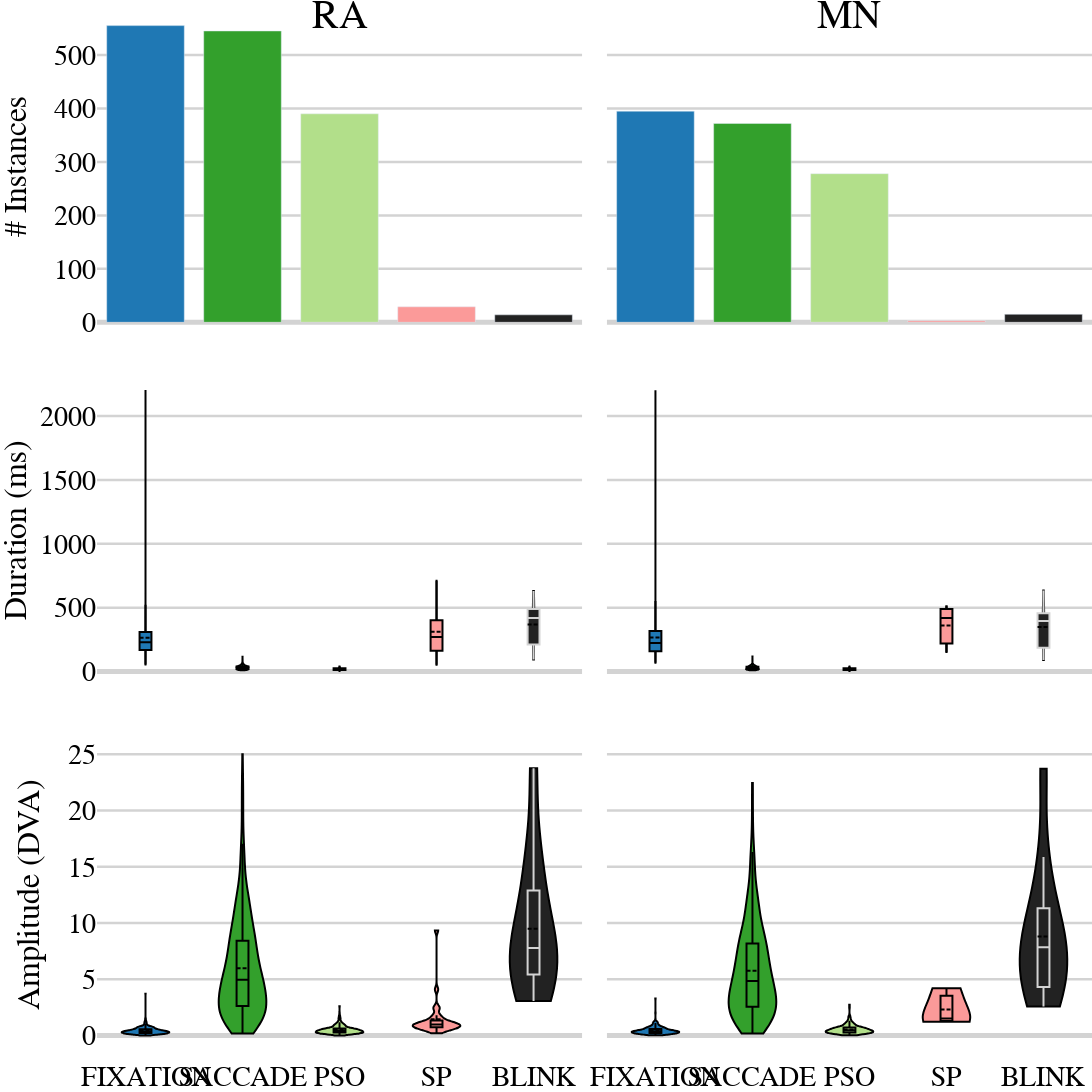

Notebook code for this chart:
### Markdown cell above
## Appendix A2: Event Feature Distributions

### Code cell
NAME = "supp_fig_A2"
HEIGHT = 1200
WIDTH = int(2 * HEIGHT)

with warnings.catch_warnings():
    warnings.simplefilter('ignore')
    fig_1b_ra = peyes.visualize.event_summary(events_by_labelers["RA"], show_outliers=False)
    fig_1b_mn = peyes.visualize.event_summary(events_by_labelers["MN"], show_outliers=False)

fig2 = make_subplots(
    rows=3, cols=2,
    shared_xaxes=True, shared_yaxes=True,
    vertical_spacing=0.05, horizontal_spacing=0.025,
    column_titles=["RA", "MN"],
)

# copy image traces from RA's/MN's figures to the left/right column
for c, GT in enumerate([GT1, GT2]):
    orig_fig = fig_1b_ra if GT == "RA" else fig_1b_mn
    for trace in orig_fig.data:
        if trace["name"] == "SMOOTH_PURSUIT":
            trace["x0"] = trace["name"] = trace["legendgroup"] = "SP"
        if trace["name"] == "BLINK" and 'box' in trace:
            # `box` prop only exists in the violin plots
            trace["box"]["line"] = dict(color='lightgray')
        trace["name"] = f"{trace['name']} ({GT})"
        if trace.yaxis == "y":
            fig2.add_trace(trace, row=1, col=c+1)
        elif trace.yaxis == "y2":
            trace["points"] = False
            fig2.add_trace(trace, row=2, col=c+1)
        elif trace.yaxis == "y3":
            trace["points"] = False
            fig2.add_trace(trace, row=3, col=c+1)
        else:
            # ignore other features
            continue

fig2.for_each_yaxis(lambda yax: yax.update(
    showgrid=True, gridcolor='lightgray', gridwidth=2.5,
    zeroline=True, zerolinecolor='lightgray', zerolinewidth=5,
))
fig2.for_each_annotation(lambda ann: ann.update(font=TITLE_FONT, yanchor="top", y=1.015))

# update layout and axes
fig2.update_layout(
    width=WIDTH, height=HEIGHT,
    font_family=FONT_FAMILY,
    paper_bgcolor='rgba(0, 0, 0, 0)', plot_bgcolor='rgba(0, 0, 0, 0)',
    margin=dict(l=0, r=0, t=10, b=0),
    legend=dict(
        orientation="h",
        yanchor="bottom", y=0.01,
        xanchor="left", x=0.1,
        bgcolor='rgba(0, 0, 0, 0)',
        font=AXIS_TICK_FONT,
        itemwidth=100,
    ),
    showlegend=False,

    # count plot y-axis
    yaxis=dict(title=dict(
        text="# Instances", font=AXIS_LABEL_FONT, standoff=18),
        showticklabels=True, tickfont=AXIS_TICK_FONT,
    ),
    # duration plot y-axis
    yaxis3=dict(
        title=dict(text="Duration (ms)", font=AXIS_LABEL_FONT, standoff=18),
        showticklabels=True, tickfont=AXIS_TICK_FONT,
    ),
    # amplitude plot y-axis
    yaxis5=dict(
        title=dict(text="Amplitude (DVA)", font=AXIS_LABEL_FONT, standoff=18),
        showticklabels=True, tickfont=AXIS_TICK_FONT,
    ),
    # x-axis for all subplots
    xaxis5=dict(
        showgrid=False, zeroline=False, showline=True, tickangle=0, tickfont=AXIS_TICK_FONT,
    ),
    xaxis6=dict(
        showgrid=False, zeroline=False, showline=True, tickangle=0, tickfont=AXIS_TICK_FONT,
    ),
)

fig2.write_image(os.path.join(FIGURES_DIR, f"{NAME}.png"), scale=3)
# fig2.write_json(os.path.join(FIGURES_DIR, f"{NAME}.json"), indent=4)
fig2.show()

### Figure 1 — Plotly figure (JSON) as saved in the notebook; plotly's stock layout.template omitted (floating-point values rounded to 4 significant figures; data arrays with more than 128 entries replaced by an {"elided": "..."} marker saying what was removed)
{"data": [{"legendgroup": "FIXATION", "marker": {"color": "rgb(31, 120, 180)"}, "name": "FIXATION (RA)", "showlegend": true, "x0": "FIXATION", "xaxis": "x", "y": [555], "yaxis": "y", "type": "bar"}, {"legendgroup": "SACCADE", "marker": {"color": "rgb(51, 160, 44)"}, "name": "SACCADE (RA)", "showlegend": true, "x0": "SACCADE", "xaxis": "x", "y": [545], "yaxis": "y", "type": "bar"}, {"legendgroup": "PSO", "marker": {"color": "rgb(178, 223, 138)"}, "name": "PSO (RA)", "showlegend": true, "x0": "PSO", "xaxis": "x", "y": [390], "yaxis": "y", "type": "bar"}, {"legendgroup": "SP", "marker": {"color": "rgb(251, 154, 153)"}, "name": "SP (RA)", "showlegend": true, "x0": "SP", "xaxis": "x", "y": [29], "yaxis": "y", "type": "bar"}, {"legendgroup": "BLINK", "marker": {"color": "rgb(34, 34, 34)"}, "name": "BLINK (RA)", "showlegend": true, "x0": "BLINK", "xaxis": "x", "y": [14], "yaxis": "y", "type": "bar"}, {"box": {"visible": true}, "fillcolor": "rgb(31, 120, 180)", "legendgroup": "FIXATION", "line": {"color": "black"}, "meanline": {"visible": true}, "name": "FIXATION (RA)", "points": false, "showlegend": false, "spanmode": "hard", "x0": "FIXATION", "xaxis": "x3", "y": {"elided": "555 float values"}, "yaxis": "y3", "type": "violin"}, {"box": {"visible": true}, "fillcolor": "rgb(51, 160, 44)", "legendgroup": "SACCADE", "line": {"color": "black"}, "meanline": {"visible": true}, "name": "SACCADE (RA)", "points": false, "showlegend": false, "spanmode": "hard", "x0": "SACCADE", "xaxis": "x3", "y": {"elided": "545 float values"}, "yaxis": "y3", "type": "violin"}, {"box": {"visible": true}, "fillcolor": "rgb(178, 223, 138)", "legendgroup": "PSO", "line": {"color": "black"}, "meanline": {"visible": true}, "name": "PSO (RA)", "points": false, "showlegend": false, "spanmode": "hard", "x0": "PSO", "xaxis": "x3", "y": {"elided": "390 float values"}, "yaxis": "y3", "type": "violin"}, {"box": {"visible": true}, "fillcolor": "rgb(251, 154, 153)", "legendgroup": "SP", "line": {"color": "black"}, "meanline": {"visible": true}, "name": "SP (RA)", "points": false, "showlegend": false, "spanmode": "hard", "x0": "SP", "xaxis": "x3", "y": [460.1, 684.1, 164.0, 628.1, 54.01, 246.1, 322.1, 136.0, 155.0, 270.1, 156.0, 190.0, 162.0, 410.1, 296.1, 398.1, 148.0, 244.1, 510.1, 368.1, 266.1, 354.1, 204.0, 710.2, 335.0, 400.0, 440.0, 252.1, 72.02], "yaxis": "y3", "type": "violin"}, {"box": {"line": {"color": "lightgray"}, "visible": true}, "fillcolor": "rgb(34, 34, 34)", "legendgroup": "BLINK", "line": {"color": "black"}, "meanline": {"visible": true}, "name": "BLINK (RA)", "points": false, "showlegend": false, "spanmode": "hard", "x0": "BLINK", "xaxis": "x3", "y": [95.01, 268.0, 478.1, 400.1, 476.1, 440.1, 630.1, 490.1, 190.0, 502.1, 566.1, 308.1, 212.0, 94.03], "yaxis": "y3", "type": "violin"}, {"box": {"visible": true}, "fillcolor": "rgb(31, 120, 180)", "legendgroup": "FIXATION", "line": {"color": "black"}, "meanline": {"visible": true}, "name": "FIXATION (RA)", "points": false, "showlegend": false, "spanmode": "hard", "x0": "FIXATION", "xaxis": "x5", "y": {"elided": "555 float values"}, "yaxis": "y5", "type": "violin"}, {"box": {"visible": true}, "fillcolor": "rgb(51, 160, 44)", "legendgroup": "SACCADE", "line": {"color": "black"}, "meanline": {"visible": true}, "name": "SACCADE (RA)", "points": false, "showlegend": false, "spanmode": "hard", "x0": "SACCADE", "xaxis": "x5", "y": {"elided": "545 float values"}, "yaxis": "y5", "type": "violin"}, {"box": {"visible": true}, "fillcolor": "rgb(178, 223, 138)", "legendgroup": "PSO", "line": {"color": "black"}, "meanline": {"visible": true}, "name": "PSO (RA)", "points": false, "showlegend": false, "spanmode": "hard", "x0": "PSO", "xaxis": "x5", "y": {"elided": "390 float values"}, "yaxis": "y5", "type": "violin"}, {"box": {"visible": true}, "fillcolor": "rgb(251, 154, 153)", "legendgroup": "SP", "line": {"color": "black"}, "meanline": {"visible": true}, "name": "SP (RA)", "points": false, "showlegend": false, "spanmode": "hard", "x0": "SP", "xaxis": "x5", "y": [0.9699, 0.451, 1.153, 0.752, 2.522, 1.087, 1.091, 9.333, 0.8718, 1.122, 1.016, 1.799, 0.5639, 0.5533, 0.7753, 4.093, 0.7504, 0.8765, 1.541, 2.37, 1.642, 0.6055, 0.5872, 0.6636, 0.9418, 1.176, 1.266, 0.8358, 0.2002], "yaxis": "y5", "type": "violin"}, {"box": {"line": {"color": "lightgray"}, "visible": true}, "fillcolor": "rgb(34, 34, 34)", "legendgroup": "BLINK", "line": {"color": "black"}, "meanline": {"visible": true}, "name": "BLINK (RA)", "points": false, "showlegend": false, "spanmode": "hard", "x0": "BLINK", "xaxis": "x5", "y": [null, 8.843, 6.336, 7.851, 14.66, 6.673, 11.13, 3.072, 3.48, 7.676, 15.75, null, 23.74, 4.487], "yaxis": "y5", "type": "violin"}, {"legendgroup": "FIXATION", "marker": {"color": "rgb(31, 120, 180)"}, "name": "FIXATION (MN)", "showlegend": true, "x0": "FIXATION", "xaxis": "x2", "y": [395], "yaxis": "y2", "type": "bar"}, {"legendgroup": "SACCADE", "marker": {"color": "rgb(51, 160, 44)"}, "name": "SACCADE (MN)", "showlegend": true, "x0": "SACCADE", "xaxis": "x2", "y": [372], "yaxis": "y2", "type": "bar"}, {"legendgroup": "PSO", "marker": {"color": "rgb(178, 223, 138)"}, "name": "PSO (MN)", "showlegend": true, "x0": "PSO", "xaxis": "x2", "y": [278], "yaxis": "y2", "type": "bar"}, {"legendgroup": "SP", "marker": {"color": "rgb(251, 154, 153)"}, "name": "SP (MN)", "showlegend": true, "x0": "SP", "xaxis": "x2", "y": [3], "yaxis": "y2", "type": "bar"}, {"legendgroup": "BLINK", "marker": {"color": "rgb(34, 34, 34)"}, "name": "BLINK (MN)", "showlegend": true, "x0": "BLINK", "xaxis": "x2", "y": [15], "yaxis": "y2", "type": "bar"}, {"box": {"visible": true}, "fillcolor": "rgb(31, 120, 180)", "legendgroup": "FIXATION", "line": {"color": "black"}, "meanline": {"visible": true}, "name": "FIXATION (MN)", "points": false, "showlegend": false, "spanmode": "hard", "x0": "FIXATION", "xaxis": "x4", "y": {"elided": "395 float values"}, "yaxis": "y4", "type": "violin"}, {"box": {"visible": true}, "fillcolor": "rgb(51, 160, 44)", "legendgroup": "SACCADE", "line": {"color": "black"}, "meanline": {"visible": true}, "name": "SACCADE (MN)", "points": false, "showlegend": false, "spanmode": "hard", "x0": "SACCADE", "xaxis": "x4", "y": {"elided": "372 float values"}, "yaxis": "y4", "type": "violin"}, {"box": {"visible": true}, "fillcolor": "rgb(178, 223, 138)", "legendgroup": "PSO", "line": {"color": "black"}, "meanline": {"visible": true}, "name": "PSO (MN)", "points": false, "showlegend": false, "spanmode": "hard", "x0": "PSO", "xaxis": "x4", "y": {"elided": "278 float values"}, "yaxis": "y4", "type": "violin"}, {"box": {"visible": true}, "fillcolor": "rgb(251, 154, 153)", "legendgroup": "SP", "line": {"color": "black"}, "meanline": {"visible": true}, "name": "SP (MN)", "points": false, "showlegend": false, "spanmode": "hard", "x0": "SP", "xaxis": "x4", "y": [420.1, 512.1, 152.0], "yaxis": "y4", "type": "violin"}, {"box": {"line": {"color": "lightgray"}, "visible": true}, "fillcolor": "rgb(34, 34, 34)", "legendgroup": "BLINK", "line": {"color": "black"}, "meanline": {"visible": true}, "name": "BLINK (MN)", "points": false, "showlegend": false, "spanmode": "hard", "x0": "BLINK", "xaxis": "x4", "y": [95.01, 266.1, 466.1, 396.1, 518.1, 370.1, 634.1, 404.1, 160.0, 428.1, 520.1, 426.1, 296.1, 90.03, 152.0], "yaxis": "y4", "type": "violin"}, {"box": {"visible": true}, "fillcolor": "rgb(31, 120, 180)", "legendgroup": "FIXATION", "line": {"color": "black"}, "meanline": {"visible": true}, "name": "FIXATION (MN)", "points": false, "showlegend": false, "spanmode": "hard", "x0": "FIXATION", "xaxis": "x6", "y": {"elided": "395 float values"}, "yaxis": "y6", "type": "violin"}, {"box": {"visible": true}, "fillcolor": "rgb(51, 160, 44)", "legendgroup": "SACCADE", "line": {"color": "black"}, "meanline": {"visible": true}, "name": "SACCADE (MN)", "points": false, "showlegend": false, "spanmode": "hard", "x0": "SACCADE", "xaxis": "x6", "y": {"elided": "372 float values"}, "yaxis": "y6", "type": "violin"}, {"box": {"visible": true}, "fillcolor": "rgb(178, 223, 138)", "legendgroup": "PSO", "line": {"color": "black"}, "meanline": {"visible": true}, "name": "PSO (MN)", "points": false, "showlegend": false, "spanmode": "hard", "x0": "PSO", "xaxis": "x6", "y": {"elided": "278 float values"}, "yaxis": "y6", "type": "violin"}, {"box": {"visible": true}, "fillcolor": "rgb(251, 154, 153)", "legendgroup": "SP", "line": {"color": "black"}, "meanline": {"visible": true}, "name": "SP (MN)", "points": false, "showlegend": false, "spanmode": "hard", "x0": "SP", "xaxis": "x6", "y": [4.197, 1.509, 1.213], "yaxis": "y6", "type": "violin"}, {"box": {"line": {"color": "lightgray"}, "visible": true}, "fillcolor": "rgb(34, 34, 34)", "legendgroup": "BLINK", "line": {"color": "black"}, "meanline": {"visible": true}, "name": "BLINK (MN)", "points": false, "showlegend": false, "spanmode": "hard", "x0": "BLINK", "xaxis": "x6", "y": [null, 8.863, 6.443, 7.842, 11.78, 6.903, 11.16, 2.579, 3.1, 7.85, 15.86, 3.962, null, 4.432, 23.71], "yaxis": "y6", "type": "violin"}], "layout": {"xaxis": {"anchor": "y", "domain": [0.0, 0.4875], "matches": "x5", "showticklabels": false}, "yaxis": {"anchor": "x", "domain": [0.7, 1.0], "showgrid": true, "gridcolor": "lightgray", "gridwidth": 2.5, "zeroline": true, "zerolinecolor": "lightgray", "zerolinewidth": 5, "title": {"font": {"family": "Calibri", "size": 32, "color": "black"}, "text": "# Instances", "standoff": 18}, "tickfont": {"family": "Calibri", "size": 28, "color": "black"}, "showticklabels": true}, "xaxis2": {"anchor": "y2", "domain": [0.5125, 1.0], "matches": "x6", "showticklabels": false}, "yaxis2": {"anchor": "x2", "domain": [0.7, 1.0], "matches": "y", "showticklabels": false, "showgrid": true, "gridcolor": "lightgray", "gridwidth": 2.5, "zeroline": true, "zerolinecolor": "lightgray", "zerolinewidth": 5}, "xaxis3": {"anchor": "y3", "domain": [0.0, 0.4875], "matches": "x5", "showticklabels": false}, "yaxis3": {"anchor": "x3", "domain": [0.35, 0.65], "showgrid": true, "gridcolor": "lightgray", "gridwidth": 2.5, "zeroline": true, "zerolinecolor": "lightgray", "zerolinewidth": 5, "title": {"font": {"family": "Calibri", "size": 32, "color": "black"}, "text": "Duration (ms)", "standoff": 18}, "tickfont": {"family": "Calibri", "size": 28, "color": "black"}, "showticklabels": true}, "xaxis4": {"anchor": "y4", "domain": [0.5125, 1.0], "matches": "x6", "showticklabels": false}, "yaxis4": {"anchor": "x4", "domain": [0.35, 0.65], "matches": "y3", "showticklabels": false, "showgrid": true, "gridcolor": "lightgray", "gridwidth": 2.5, "zeroline": true, "zerolinecolor": "lightgray", "zerolinewidth": 5}, "xaxis5": {"anchor": "y5", "domain": [0.0, 0.4875], "tickfont": {"family": "Calibri", "size": 28, "color": "black"}, "showgrid": false, "zeroline": false, "showline": true, "tickangle": 0}, "yaxis5": {"anchor": "x5", "domain": [0.0, 0.3], "showgrid": true, "gridcolor": "lightgray", "gridwidth": 2.5, "zeroline": true, "zerolinecolor": "lightgray", "zerolinewidth": 5, "title": {"font": {"family": "Calibri", "size": 32, "color": "black"}, "text": "Amplitude (DVA)", "standoff": 18}, "tickfont": {"family": "Calibri", "size": 28, "color": "black"}, "showticklabels": true}, "xaxis6": {"anchor": "y6", "domain": [0.5125, 1.0], "tickfont": {"family": "Calibri", "size": 28, "color": "black"}, "showgrid": false, "zeroline": false, "showline": true, "tickangle": 0}, "yaxis6": {"anchor": "x6", "domain": [0.0, 0.3], "matches": "y5", "showticklabels": false, "showgrid": true, "gridcolor": "lightgray", "gridwidth": 2.5, "zeroline": true, "zerolinecolor": "lightgray", "zerolinewidth": 5}, "annotations": [{"font": {"size": 40, "family": "Calibri", "color": "black"}, "showarrow": false, "text": "RA", "x": 0.2437, "xanchor": "center", "xref": "paper", "y": 1.015, "yanchor": "top", "yref": "paper"}, {"font": {"size": 40, "family": "Calibri", "color": "black"}, "showarrow": false, "text": "MN", "x": 0.7562, "xanchor": "center", "xref": "paper", "y": 1.015, "yanchor": "top", "yref": "paper"}], "font": {"family": "Calibri"}, "margin": {"l": 0, "r": 0, "t": 10, "b": 0}, "legend": {"font": {"family": "Calibri", "size": 28, "color": "black"}, "orientation": "h", "yanchor": "bottom", "y": 0.01, "xanchor": "left", "x": 0.1, "bgcolor": "rgba(0, 0, 0, 0)", "itemwidth": 100}, "width": 2400, "height": 1200, "paper_bgcolor": "rgba(0, 0, 0, 0)", "plot_bgcolor": "rgba(0, 0, 0, 0)", "showlegend": false}}
